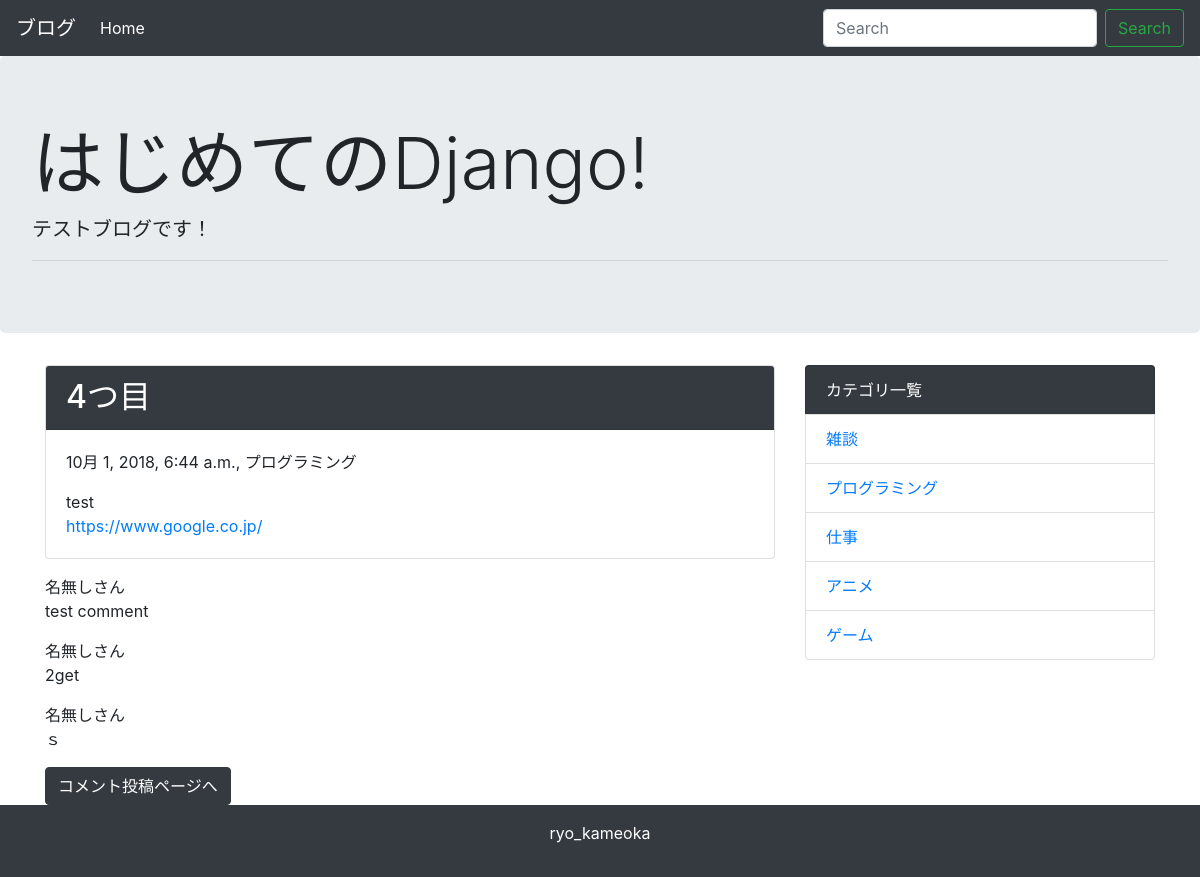
/detail/4/, run on the app's committed database.
### blog/models.py (models this page shows, shortened)
class Post(models.Model):
    title = models.CharField('タイトル', max_length=255)
    text = models.TextField('本文')
    created_at = models.DateTimeField('作成日', default=timezone.now)
    category = models.ForeignKey(Category, verbose_name='カテゴリ', on_delete=models.PROTECT)

class Category(models.Model):
    name = models.CharField('カテゴリ名', max_length=255)
    created_at = models.DateTimeField('作成日', default=timezone.now)
    def __str__(self):
        return self.name

class Comment(models.Model):
    name = models.CharField('お名前', max_length=30, default='名無しさん')
    text = models.TextField('本文')
    post = models.ForeignKey(Post, verbose_name='紐付く記事', on_delete=models.PROTECT)
    created_at = models.DateTimeField('作成日', default=timezone.now)

### blog/views.py (the view)
# urls.py: path('detail/<int:pk>/', views.DetailView.as_view(), name='detail'),
class DetailView(generic.DetailView):
    model = Post

### blog/context_processors.py (called while the page is built)
def common(request):
    context ={
        'category_list': Category.objects.all(),
    }
    return context

### blog/templates/blog/post_detail.html
{% extends 'blog/base.html' %}
{% block content %}
<div class="card mb-3">
    <h2 class="card-header bg-dark text-white">{{ post.title }}</h2>
    <div class="card-body">
      <p>{{ post.created_at }}, {{ post.category }}</p>
      {{ post.text | linebreaksbr | urlize }}
  </div>
</div>
{% for comment in post.comment_set.all %}
 <p>
   {{ comment.name }}<br>
   {{ comment.text | linebreaksbr }}
 </p>
{% endfor %}
<a class="btn btn-dark" href="{% url 'blog:comment' post.pk %}">コメント投稿ページへ</a>
{% endblock %}

### blog/templates/blog/base.html (shortened to what this page needs)
<!doctype html>
<html lang="ja">
  <head>
    <link rel="stylesheet" href="https://maxcdn.bootstrapcdn.com/bootstrap/4.0.0-beta.2/css/bootstrap.min.css">
  </head>
  <body>
    <nav class="navbar navbar-expand-lg navbar-dark bg-dark">
      <a class="navbar-brand" href="#">ブログ</a>
      <div class="collapse navbar-collapse" id="navbarSupportedContent">
        <ul class="navbar-nav mr-auto">
          <li class="nav-item active">
            <a class="nav-link" href="{% url 'blog:index' %}">Home</a>
          </li>
        </ul>
        <form class="form-inline my-2 my-lg-0" method="GET" action="{% url 'blog:index' %}">
          <input class="form-control mr-sm-2" type="text" placeholder="Search" aria-label="Search" name="keyword">
          <button class="btn btn-outline-success my-2 my-sm-0" type="submit">Search</button>
        </form>
      </div>
    </nav>
    <div class="jumbotron">
      <h1 class="display-3">はじめてのDjango!</h1>
      <p class="lead">テストブログです！</p>
      <hr class="my-2">
    </div>
    <div class="container">
      <div class="row">
        <div class="col-md-8">
          {% block content %}
          {% endblock %}
        </div>
        <div class="col-md-4">
          <ul class="list-group">
            <li class="list-group-item bg-dark text-white">カテゴリ一覧</li>
            {% for category in category_list %}
             <li class="list-group-item"><a href="{% url 'blog:category' category.pk %}">{{ category }}</a></li>
            {% endfor %}
          </ul>
        </div>
      </div>
    </div>
    <footer class="bg-dark text-white text-center py-3">
      <p>ryo_kameoka</p>
    </footer>
  </body>
</html>

### data on the page
Post: title "4つ目", created_at "10月 1, 2018, 6:44 a.m.", category "プログラミング", text "test https://www.google.co.jp/"
Comment: name "名無しさん", text "test comment"
Comment: name "名無しさん", text "2get"
Comment: name "名無しさん", text "ｓ"
Category: name "雑談"
Category: name "プログラミング"
Category: name "仕事"
Category: name "アニメ"
Category: name "ゲーム"
